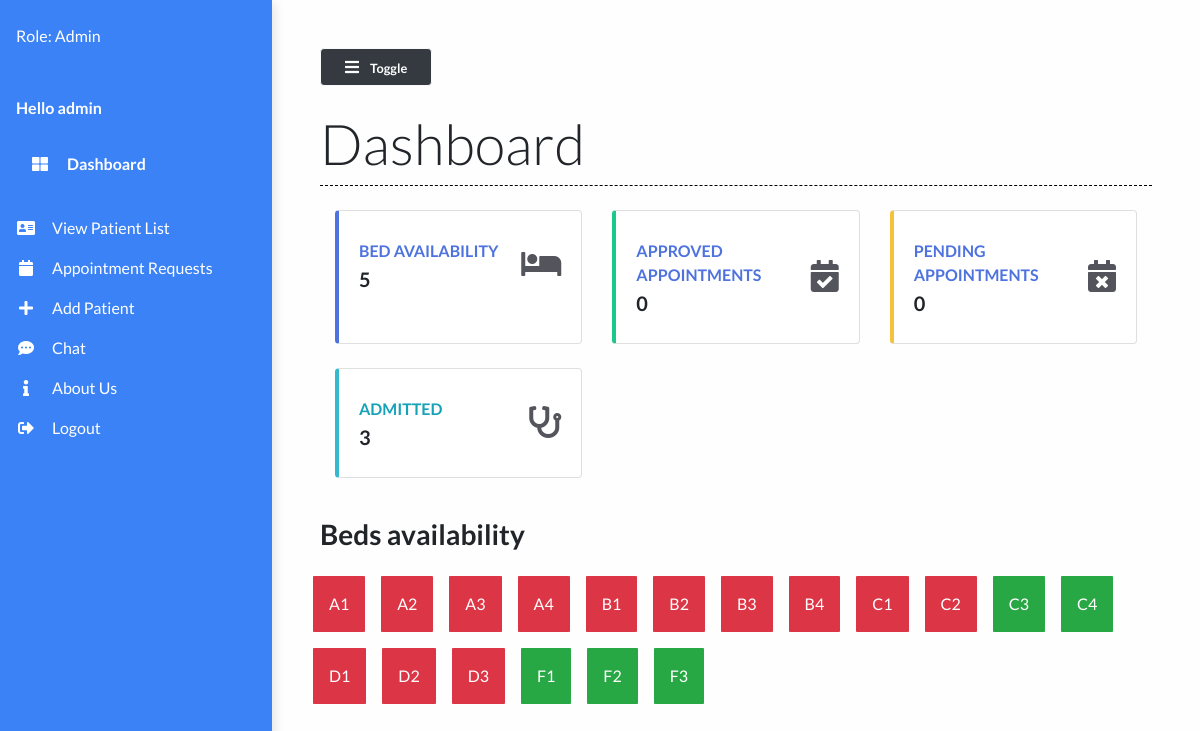
Before: / (signed in) with the older database file.
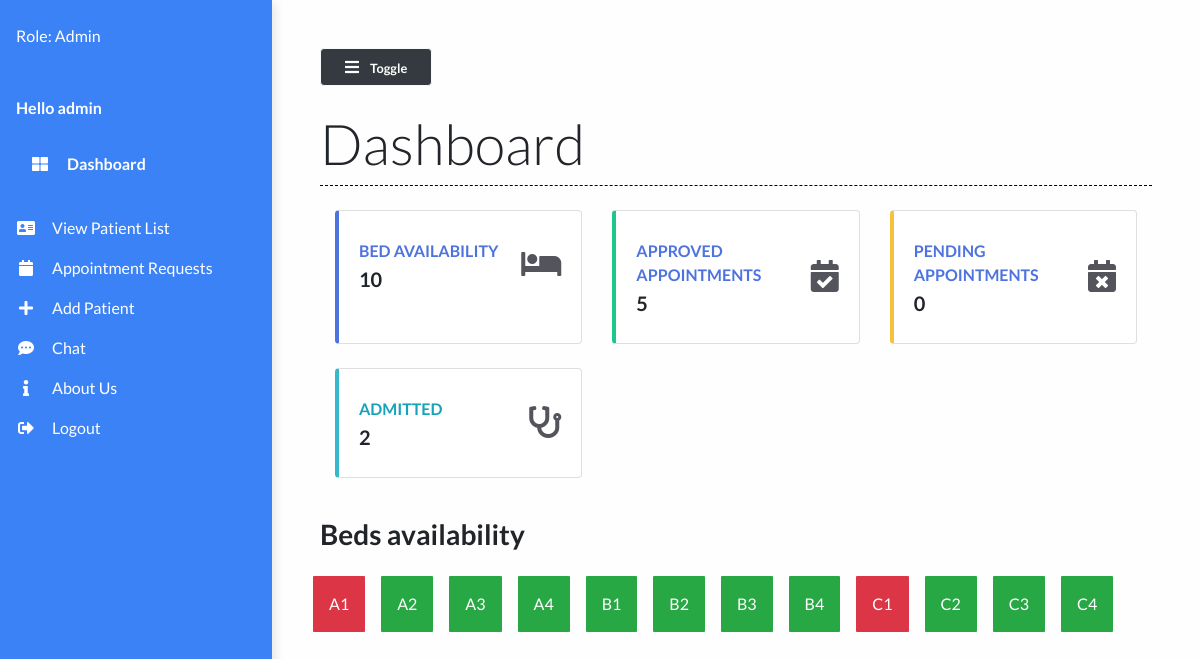
After: the same page with the newer database file.
### main/models.py (models this page shows)
class Bed(models.Model):
    bed_number = models.CharField(max_length=50)
    occupied = models.BooleanField()
    def __str__(self):
        return self.bed_number

### main/views.py (the view)
# urls.py: path("", views.dashboard, name="dashboard"),
def dashboard(request):
    beds = Bed.objects.all()
    beds_available = Bed.objects.filter(occupied=False).count()
    patients = Patient.objects.all()
    patient_count = patients.count()
    appointments = Appointment.objects.all()
    appointments_approved = Appointment.objects.filter(approved = True).count
    appointments_pending = Appointment.objects.filter(approved = False).count
    context = {
        'appointments_approved': appointments_approved,
        'appointments_pending': appointments_pending,
        'beds_available': beds_available,
        'patient_count': patient_count,
        'beds': beds
    }
    return render(request, 'main/dashboard.html', context)

### main/templates/main/dashboard.html
{% extends 'main/base.html' %}
{% load static %}
{% block contentTitle %}
Dashboard
{% endblock contentTitle %}
{% block content %}
{% if request.user.is_staff == True %}
<div class="container-fluid">
    <div class="row">
        <div class="col-xl-4 col-md-6 col-sm-12 mb-4">
            <div class="card border-left-primary shadow h-100 py-2">
                <div class="card-body">
                    <div class="row no-gutters align-items-center">
                        <div class="col mr-2">
                            <div class="text-xs font-weight-bold text-blue text-uppercase mb-1">
                                Bed availability</div>
                            <div class="h5 mb-0 font-weight-bold text-gray-800">{{beds_available}}</div>
                        </div>
                        <div class="col-auto">
                            <i class="fas fa-bed fa-2x text-gray-300"></i>
                        </div>
                    </div>
                </div>
            </div>
        </div>
        <div class="col-xl-4 col-md-6 col-sm-12 mb-4">
            <div class="card border-left-success shadow h-100 py-2">
                <div class="card-body">
                    <div class="row no-gutters align-items-center">
                        <div class="col mr-2">
                            <div class="text-xs font-weight-bold text-blue text-uppercase mb-1">
                                Approved Appointments</div>
                            <div class="h5 mb-0 font-weight-bold text-gray-800">{{appointments_approved}}</div>
                        </div>
                        <div class="col-auto">
                            <i class="fas fa-calendar-check	 fa-2x text-gray-300"></i>
                        </div>
                    </div>
                </div>
            </div>
        </div>
        <div class="col-xl-4 col-md-6 col-sm-12 mb-4">
            <div class="card border-left-warning shadow h-100 py-2">
                <div class="card-body">
                    <div class="row no-gutters align-items-center">
                        <div class="col mr-2">
                            <div class="text-xs font-weight-bold text-blue text-uppercase mb-1">
                               Pending Appointments</div>
                            <div class="h5 mb-0 font-weight-bold text-gray-800">{{appointments_pending}}</div>
                        </div>
                        <div class="col-auto">
                            <i class="fas fa-calendar-times	 fa-2x text-gray-300"></i>
                        </div>
                    </div>
                </div>
            </div>
        </div>
        <div class="col-xl-4 col-md-6 col-sm-12 mb-4">
            <div class="card border-left-info shadow h-100 py-2">
                <div class="card-body">
                    <div class="row no-gutters align-items-center">
                        <div class="col mr-2">
                            <div class="text-xs font-weight-bold text-info text-uppercase mb-1">
                                Admitted</div>
                            <div class="h5 mb-0 font-weight-bold text-gray-800">{{ patient_count }}</div>
                        </div>
                        <div class="col-auto">
                            <i class="fas fa-stethoscope fa-2x text-gray-300"></i>
                        </div>
                    </div>
                </div>
            </div>
        </div>
    </div>
</div>
<div>
    <h3 class="font-weight-bold my-3">Beds availability</h3>
</div>
<div class="row">
    {% for bed in beds %}
    <div class="
                {% if bed.occupied == True %}
                bg-danger
                {% elif bed.occupied == False %}
                bg-success
                {% endif %}
                grid-box my-2 mx-2 py-3 px-3 text-white">{{ bed }}</div>
    {% endfor %}
</div>
{% elif request.user.is_authenticated == True %}
<div>
    <h3 class="font-weight-bold my-3">Hello Dear Patient</h3>
</div>
{% else %}
<div>
    <h3 class="font-weight-bold my-3">Welcome to Hospital Management System</h3>
</div>
{% endif %}
{% endblock content %}

### main/templates/main/base.html (shortened to what this page needs)
{% load static %}
<!DOCTYPE html>
<html lang="en">
<head>
  <link rel="stylesheet" href="https://maxcdn.bootstrapcdn.com/bootstrap/4.0.0/css/bootstrap.min.css"
 />
  <link rel="stylesheet" href="https://cdnjs.cloudflare.com/ajax/libs/font-awesome/5.14.0/css/all.min.css"
 />
  <link rel="stylesheet" href="{% static 'styles/base.css' %}" type="text/css" />
  <link rel="stylesheet" href="//code.jquery.com/ui/1.12.1/themes/base/jquery-ui.css">
</head>
<body>
  <div class="vertical-nav" id="sidebar">
    <div class="py-4 px-3 mb-4">
      <div class="media d-flex align-items-center">
        <div class="media-body text-white">
          {% if request.user.is_authenticated %}
          <p class="font-weight-normal mb-0">
            Role: {% if request.user.is_superuser == True %}
            Admin
            {% elif request.user.is_superuser == False and request.user.is_staff == True %}
            Staff
            {% else %}
            Patient
            {% endif %}
          </p>
          {% endif %}
        </div>
      </div>
    </div>
    <p class="text-white font-weight-bold px-3 pb-4 mb-0">
      Hello {{user.username}}
    </p>
    <p class="text-gray font-weight-bold px-3 pb-4 mb-0">
      <a href="{% url 'dashboard' %}" class="nav-link text-white">
        <i class="fa fa-th-large mr-3 text-primary"></i> Dashboard</a>
    </p>
    {% if request.user.is_authenticated == True %}
    {% if request.user.is_staff == True %}
    <ul class="nav flex-column mb-0">
      <li class="nav-item">
        <a href="{% url 'patient_list' %}" class="nav-link text-white">
          <i class="fa fa-address-card mr-3 text-primary fa-fw"></i>View patient list
        </a>
      </li>
        <li class="nav-item">
          <a href="{% url 'doctor-appointments' %}" class="nav-link text-white">
            <i class="fa fa-calendar mr-3 text-primary fa-fw"></i>Appointment Requests
          </a>
        </li>
      <li class="nav-item">
        <a href="{% url 'add_patient' %}" class="nav-link text-white">
          <i class="fa fa-plus mr-3 text-primary fa-fw"></i>Add patient
        </a>
      </li>
      <li class="nav-item">
        <a href="{% url 'chat' %}" class="nav-link text-white">
          <i class="fas fa-comment-dots mr-3 text-primary fa-fw"></i>Chat
        </a>
      </li>
        {% endif %}
        {% endif %}
        <li class="nav-item">
          <a href="#" class="nav-link text-white">
            <i class="fa fa-info mr-3 text-primary fa-fw"></i>About Us
          </a>
        </li>
        {% if request.user.is_authenticated == False %}
        <li class="nav-item">
          <a href="{% url 'signupdr' %}" class="nav-link text-white">
            <i class="fa fa-sign-out-alt mr-3 text-primary fa-fw"></i>Doctor Signup
          </a>
        </li>
        <li class="nav-item">
          <a href="{% url 'signup' %}" class="nav-link text-white">
            <i class="fa fa-sign-out-alt mr-3 text-primary fa-fw"></i>Patient Signup
          </a>
        </li>
        <li class="nav-item">
          <a href="{% url 'login' %}" class="nav-link text-white">
            <i class="fa fa-sign-in-alt mr-3 text-primary fa-fw"></i>Login
          </a>
        </li>
        {% else %}
        <li class="nav-item">
          <a href="{% url 'logout' %}" class="nav-link text-white">
            <i class="fa fa-sign-out-alt mr-3 text-primary fa-fw"></i>Logout
          </a>
        </li>
        {% endif %}
      </ul>
  </div>
  <div class="page-content p-5" id="content">
    <button id="sidebarCollapse" class="btn btn-light bg-dark rounded-pill shadow-sm px-4 mb-4" type="button">
      <i class="fa fa-bars mr-2 text-primary"></i>
      <small class="font-weight-bold text-primary">
        Toggle
      </small>
    </button>
    <h2 class="display-4 ">{% block contentTitle %}{% endblock contentTitle %}
    </h2>
    <div class="seperator mt-1 mb-4"></div>
    {% block content %}{% endblock content %}
  </div>
</body>
</html>

### static/styles/base.css (style rules this page uses)
body { background: #fffefe; min-height: 100vh; overflow-x: hidden; font-family:Lato,'Helvetica Neue',Helvetica,Arial,sans-serif; }
.vertical-nav { background: #3b82f6 !important; min-width: 17rem; height: 100vh; position: fixed; top: 0; left: 0; box-shadow: 3px 3px 10px rgba(0, 0, 0, 0.1); transition: all 0.4s; }
.page-content { width: calc(100% -17rem); margin-left: 17rem; transition: all 0.4s; }
.seperator { margin: 3rem 0; border-bottom: 1px dashed #000000; }
.nav-link { text-transform: capitalize; }
.text-primary { color: #fff !important; }
.border-left-info { border-left: 0.25rem solid #36b9cc !important; }
.border-left-warning { border-left: 0.25rem solid #f6c23e !important; }
.border-left-success { border-left: 0.25rem solid #1cc88a !important; }
.text-gray-300 { color: #54555c !important; }
.border-left-primary { border-left: 0.25rem solid #4e73df !important; }
.text-blue { color: #4e73df !important; }
.grid-box { border-radius: 1px; }

Changed rows visible on the page:
removed Bed: bed_number "D1", occupied True (drawn)
removed Bed: bed_number "D2", occupied True (drawn)
removed Bed: bed_number "D3", occupied True (drawn)
removed Bed: bed_number "F1", occupied False (drawn)
removed Bed: bed_number "F2", occupied False (drawn)
removed Bed: bed_number "F3", occupied False (drawn)
changed Bed (number 2 of 12 on the later page): occupied True → False (drawn)
changed Bed (number 3 of 12 on the later page): occupied True → False (drawn)
changed Bed (number 4 of 12 on the later page): occupied True → False (drawn)
changed Bed (number 5 of 12 on the later page): occupied True → False (drawn)
changed Bed (number 6 of 12 on the later page): occupied True → False (drawn)
changed Bed (number 7 of 12 on the later page): occupied True → False (drawn)
changed Bed (number 8 of 12 on the later page): occupied True → False (drawn)
changed Bed (number 10 of 12 on the later page): occupied True → False (drawn)
Other visible differences:
{{ beds_available }}: "5" → "10"
{{ appointments_approved }}: "0" → "5"
{{ patient_count }}: "3" → "2"
